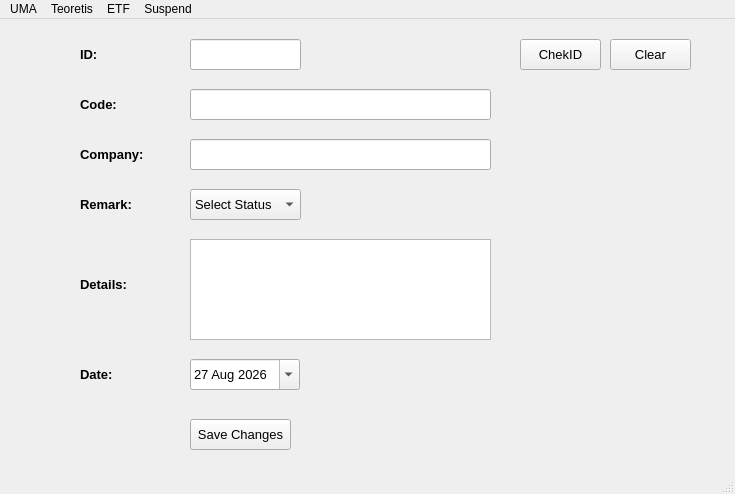
<?xml version="1.0" encoding="UTF-8"?>
<ui version="4.0">
 <class>MainWindow</class>
 <widget class="QMainWindow" name="MainWindow">
  <property name="geometry">
   <rect>
    <x>0</x>
    <y>0</y>
    <width>735</width>
    <height>494</height>
   </rect>
  </property>
  <property name="windowTitle">
   <string>MainWindow</string>
  </property>
  <widget class="QWidget" name="centralwidget">
   <widget class="QLabel" name="label_2">
    <property name="geometry">
     <rect>
      <x>80</x>
      <y>340</y>
      <width>71</width>
      <height>31</height>
     </rect>
    </property>
    <property name="font">
     <font>
      <family>Arial</family>
      <pointsize>10</pointsize>
      <weight>75</weight>
      <bold>true</bold>
     </font>
    </property>
    <property name="text">
     <string>Date:</string>
    </property>
   </widget>
   <widget class="QPushButton" name="pushButton">
    <property name="geometry">
     <rect>
      <x>190</x>
      <y>400</y>
      <width>101</width>
      <height>31</height>
     </rect>
    </property>
    <property name="font">
     <font>
      <family>Arial</family>
      <pointsize>10</pointsize>
     </font>
    </property>
    <property name="text">
     <string>Save Changes</string>
    </property>
   </widget>
   <widget class="QPushButton" name="btn_clear">
    <property name="geometry">
     <rect>
      <x>610</x>
      <y>20</y>
      <width>81</width>
      <height>31</height>
     </rect>
    </property>
    <property name="font">
     <font>
      <family>Arial</family>
      <pointsize>10</pointsize>
     </font>
    </property>
    <property name="text">
     <string>Clear</string>
    </property>
   </widget>
   <widget class="QLineEdit" name="code">
    <property name="geometry">
     <rect>
      <x>190</x>
      <y>70</y>
      <width>301</width>
      <height>31</height>
     </rect>
    </property>
    <property name="font">
     <font>
      <family>Arial</family>
      <pointsize>10</pointsize>
     </font>
    </property>
   </widget>
   <widget class="QLineEdit" name="company">
    <property name="geometry">
     <rect>
      <x>190</x>
      <y>120</y>
      <width>301</width>
      <height>31</height>
     </rect>
    </property>
    <property name="font">
     <font>
      <family>Arial</family>
      <pointsize>10</pointsize>
     </font>
    </property>
   </widget>
   <widget class="QComboBox" name="remark">
    <property name="geometry">
     <rect>
      <x>190</x>
      <y>170</y>
      <width>111</width>
      <height>31</height>
     </rect>
    </property>
    <property name="font">
     <font>
      <family>Arial</family>
      <pointsize>10</pointsize>
     </font>
    </property>
    <property name="editable">
     <bool>false</bool>
    </property>
    <property name="currentIndex">
     <number>0</number>
    </property>
    <property name="sizeAdjustPolicy">
     <enum>QComboBox::AdjustToContentsOnFirstShow</enum>
    </property>
    <property name="minimumContentsLength">
     <number>2</number>
    </property>
    <item>
     <property name="text">
      <string>Select Status</string>
     </property>
    </item>
    <item>
     <property name="text">
      <string notr="true">SUSPEND</string>
     </property>
    </item>
    <item>
     <property name="text">
      <string>UNSUSPEND</string>
     </property>
    </item>
   </widget>
   <widget class="QDateEdit" name="date">
    <property name="geometry">
     <rect>
      <x>190</x>
      <y>340</y>
      <width>110</width>
      <height>31</height>
     </rect>
    </property>
    <property name="font">
     <font>
      <family>Arial</family>
      <pointsize>10</pointsize>
     </font>
    </property>
    <property name="dateTime">
     <datetime>
      <hour>0</hour>
      <minute>0</minute>
      <second>0</second>
      <year>2026</year>
      <month>8</month>
      <day>27</day>
     </datetime>
    </property>
    <property name="calendarPopup">
     <bool>true</bool>
    </property>
   </widget>
   <widget class="QLabel" name="label_3">
    <property name="geometry">
     <rect>
      <x>80</x>
      <y>170</y>
      <width>91</width>
      <height>31</height>
     </rect>
    </property>
    <property name="font">
     <font>
      <family>Arial</family>
      <pointsize>10</pointsize>
      <weight>75</weight>
      <bold>true</bold>
     </font>
    </property>
    <property name="text">
     <string>Remark:</string>
    </property>
   </widget>
   <widget class="QLabel" name="label_4">
    <property name="geometry">
     <rect>
      <x>80</x>
      <y>120</y>
      <width>91</width>
      <height>31</height>
     </rect>
    </property>
    <property name="font">
     <font>
      <family>Arial</family>
      <pointsize>10</pointsize>
      <weight>75</weight>
      <bold>true</bold>
     </font>
    </property>
    <property name="text">
     <string>Company:</string>
    </property>
   </widget>
   <widget class="QLabel" name="label">
    <property name="geometry">
     <rect>
      <x>80</x>
      <y>70</y>
      <width>101</width>
      <height>31</height>
     </rect>
    </property>
    <property name="font">
     <font>
      <family>Arial</family>
      <pointsize>10</pointsize>
      <weight>75</weight>
      <bold>true</bold>
     </font>
    </property>
    <property name="text">
     <string>Code:</string>
    </property>
   </widget>
   <widget class="QLabel" name="label_5">
    <property name="geometry">
     <rect>
      <x>80</x>
      <y>250</y>
      <width>91</width>
      <height>31</height>
     </rect>
    </property>
    <property name="font">
     <font>
      <family>Arial</family>
      <pointsize>10</pointsize>
      <weight>75</weight>
      <bold>true</bold>
     </font>
    </property>
    <property name="text">
     <string>Details:</string>
    </property>
   </widget>
   <widget class="QTextEdit" name="details">
    <property name="geometry">
     <rect>
      <x>190</x>
      <y>220</y>
      <width>301</width>
      <height>101</height>
     </rect>
    </property>
    <property name="font">
     <font>
      <family>Arial</family>
      <pointsize>10</pointsize>
     </font>
    </property>
   </widget>
   <widget class="QLabel" name="label_6">
    <property name="geometry">
     <rect>
      <x>80</x>
      <y>20</y>
      <width>101</width>
      <height>31</height>
     </rect>
    </property>
    <property name="font">
     <font>
      <family>Arial</family>
      <pointsize>10</pointsize>
      <weight>75</weight>
      <bold>true</bold>
     </font>
    </property>
    <property name="text">
     <string>ID:</string>
    </property>
   </widget>
   <widget class="QLineEdit" name="id">
    <property name="geometry">
     <rect>
      <x>190</x>
      <y>20</y>
      <width>111</width>
      <height>31</height>
     </rect>
    </property>
    <property name="font">
     <font>
      <family>Arial</family>
      <pointsize>10</pointsize>
     </font>
    </property>
   </widget>
   <widget class="QPushButton" name="check_id">
    <property name="geometry">
     <rect>
      <x>520</x>
      <y>20</y>
      <width>81</width>
      <height>31</height>
     </rect>
    </property>
    <property name="font">
     <font>
      <family>Arial</family>
      <pointsize>10</pointsize>
     </font>
    </property>
    <property name="text">
     <string>ChekID</string>
    </property>
   </widget>
  </widget>
  <widget class="QMenuBar" name="menubar">
   <property name="geometry">
    <rect>
     <x>0</x>
     <y>0</y>
     <width>735</width>
     <height>21</height>
    </rect>
   </property>
   <widget class="QMenu" name="menuUMA">
    <property name="title">
     <string>UMA</string>
    </property>
    <addaction name="actionInsert"/>
    <addaction name="actionEdit"/>
    <addaction name="actionDownloader"/>
    <addaction name="actionBatch_Insert"/>
    <addaction name="actionEXPORT"/>
   </widget>
   <widget class="QMenu" name="menuTeoretis">
    <property name="title">
     <string>Teoretis</string>
    </property>
    <addaction name="actionDownloader_Teoretis"/>
    <addaction name="actionEXPORT_Teoretis"/>
   </widget>
   <widget class="QMenu" name="menuETF">
    <property name="title">
     <string>ETF</string>
    </property>
    <addaction name="actionInsert_2"/>
    <addaction name="actionEdit_2"/>
    <addaction name="actionBatch_Insert_2"/>
    <addaction name="actionExport"/>
   </widget>
   <widget class="QMenu" name="menuSuspend">
    <property name="title">
     <string>Suspend</string>
    </property>
    <addaction name="actionInsert_3"/>
    <addaction name="actionEdit_3"/>
    <addaction name="actionDownloader_3"/>
    <addaction name="actionBatch_Insert_3"/>
    <addaction name="actionExport_3"/>
   </widget>
   <addaction name="menuUMA"/>
   <addaction name="menuTeoretis"/>
   <addaction name="menuETF"/>
   <addaction name="menuSuspend"/>
  </widget>
  <widget class="QStatusBar" name="statusbar"/>
  <action name="actionUMA">
   <property name="text">
    <string>UMA</string>
   </property>
  </action>
  <action name="actionSUSPEND">
   <property name="text">
    <string>SUSPEND</string>
   </property>
  </action>
  <action name="actionUNSUSPEND">
   <property name="text">
    <string>UNSUSPEND</string>
   </property>
  </action>
  <action name="actionInsert">
   <property name="text">
    <string>Insert</string>
   </property>
  </action>
  <action name="actionEdit">
   <property name="text">
    <string>Edit</string>
   </property>
  </action>
  <action name="actionDownloader">
   <property name="text">
    <string>Downloader</string>
   </property>
  </action>
  <action name="actionBatch_Insert">
   <property name="text">
    <string>Batch Insert</string>
   </property>
  </action>
  <action name="actionEXPORT">
   <property name="text">
    <string>EXPORT</string>
   </property>
  </action>
  <action name="actionDownloader_Teoretis">
   <property name="text">
    <string>Downloader</string>
   </property>
  </action>
  <action name="actionEXPORT_Teoretis">
   <property name="text">
    <string>EXPORT</string>
   </property>
  </action>
  <action name="actionInsert_2">
   <property name="text">
    <string>Insert</string>
   </property>
  </action>
  <action name="actionEdit_2">
   <property name="text">
    <string>Edit</string>
   </property>
  </action>
  <action name="actionBatch_Insert_2">
   <property name="text">
    <string>Batch Insert</string>
   </property>
  </action>
  <action name="actionExport">
   <property name="text">
    <string>Export</string>
   </property>
  </action>
  <action name="actionInsert_3">
   <property name="text">
    <string>Insert</string>
   </property>
  </action>
  <action name="actionEdit_3">
   <property name="text">
    <string>Edit</string>
   </property>
  </action>
  <action name="actionDownloader_3">
   <property name="text">
    <string>Downloader</string>
   </property>
  </action>
  <action name="actionBatch_Insert_3">
   <property name="text">
    <string>Batch Insert</string>
   </property>
  </action>
  <action name="actionExport_3">
   <property name="text">
    <string>Export</string>
   </property>
  </action>
 </widget>
 <resources/>
 <connections/>
</ui>
